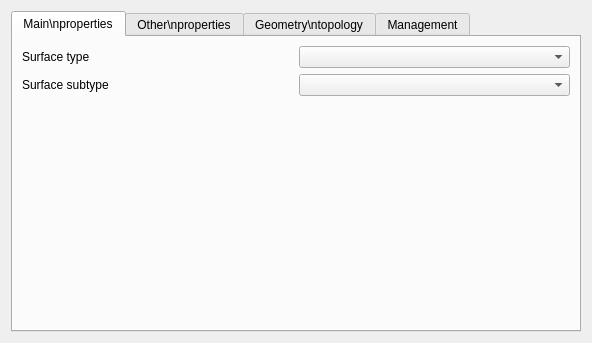
<?xml version="1.0" encoding="UTF-8"?>
<ui version="4.0">
 <class>Form_base3_ud</class>
 <widget class="QWidget" name="Form_base3_ud">
  <property name="geometry">
   <rect>
    <x>0</x>
    <y>0</y>
    <width>592</width>
    <height>343</height>
   </rect>
  </property>
  <property name="windowTitle">
   <string>Form</string>
  </property>
  <layout class="QVBoxLayout" name="verticalLayout_4">
   <item>
    <widget class="QTabWidget" name="tabWidget">
     <property name="currentIndex">
      <number>0</number>
     </property>
     <widget class="QWidget" name="tab">
      <attribute name="title">
       <string>Main\nproperties</string>
      </attribute>
      <layout class="QGridLayout" name="gridLayout_2">
       <item row="0" column="1">
        <widget class="QComboBox" name="comboBox_type"/>
       </item>
       <item row="3" column="0">
        <widget class="QLabel" name="label_3">
         <property name="text">
          <string>Surface subtype</string>
         </property>
        </widget>
       </item>
       <item row="3" column="1">
        <widget class="QComboBox" name="comboBox_subtype"/>
       </item>
       <item row="0" column="0">
        <widget class="QLabel" name="label">
         <property name="text">
          <string>Surface type</string>
         </property>
        </widget>
       </item>
       <item row="4" column="0">
        <spacer name="verticalSpacer">
         <property name="orientation">
          <enum>Qt::Vertical</enum>
         </property>
         <property name="sizeHint" stdset="0">
          <size>
           <width>20</width>
           <height>40</height>
          </size>
         </property>
        </spacer>
       </item>
      </layout>
     </widget>
     <widget class="QWidget" name="tab_2">
      <attribute name="title">
       <string>Other\nproperties</string>
      </attribute>
      <layout class="QGridLayout" name="gridLayout_3">
       <item row="0" column="0">
        <widget class="QLabel" name="label_4">
         <property name="text">
          <string>Inlet flow condition</string>
         </property>
        </widget>
       </item>
       <item row="1" column="1">
        <widget class="QComboBox" name="comboBox_outletflowcondition"/>
       </item>
       <item row="1" column="0">
        <widget class="QLabel" name="label_5">
         <property name="text">
          <string>Outlet flow condition</string>
         </property>
        </widget>
       </item>
       <item row="0" column="1">
        <widget class="QComboBox" name="comboBox_inletflowcondition"/>
       </item>
       <item row="2" column="0">
        <spacer name="verticalSpacer_2">
         <property name="orientation">
          <enum>Qt::Vertical</enum>
         </property>
         <property name="sizeHint" stdset="0">
          <size>
           <width>20</width>
           <height>40</height>
          </size>
         </property>
        </spacer>
       </item>
      </layout>
     </widget>
     <widget class="QWidget" name="tab_3">
      <attribute name="title">
       <string>Geometry\ntopology</string>
      </attribute>
      <layout class="QGridLayout" name="gridLayout_4">
       <item row="0" column="0">
        <widget class="QLabel" name="label_2">
         <property name="text">
          <string>Node link</string>
         </property>
        </widget>
       </item>
       <item row="0" column="1">
        <widget class="QFrame" name="frame_node">
         <property name="frameShape">
          <enum>QFrame::StyledPanel</enum>
         </property>
         <property name="frameShadow">
          <enum>QFrame::Raised</enum>
         </property>
         <layout class="QVBoxLayout" name="verticalLayout"/>
        </widget>
       </item>
      </layout>
     </widget>
     <widget class="QWidget" name="tab_4">
      <attribute name="title">
       <string>Management</string>
      </attribute>
      <layout class="QGridLayout" name="gridLayout_5">
       <item row="1" column="1">
        <widget class="QFrame" name="frame_operator">
         <property name="frameShape">
          <enum>QFrame::StyledPanel</enum>
         </property>
         <property name="frameShadow">
          <enum>QFrame::Raised</enum>
         </property>
         <layout class="QVBoxLayout" name="verticalLayout_3"/>
        </widget>
       </item>
       <item row="0" column="1">
        <widget class="QFrame" name="frame_owner">
         <property name="frameShape">
          <enum>QFrame::StyledPanel</enum>
         </property>
         <property name="frameShadow">
          <enum>QFrame::Raised</enum>
         </property>
         <layout class="QVBoxLayout" name="verticalLayout_2"/>
        </widget>
       </item>
       <item row="1" column="0">
        <widget class="QLabel" name="label_7">
         <property name="text">
          <string>Operator</string>
         </property>
        </widget>
       </item>
       <item row="0" column="0">
        <widget class="QLabel" name="label_6">
         <property name="text">
          <string>Owner</string>
         </property>
        </widget>
       </item>
       <item row="2" column="0">
        <spacer name="verticalSpacer_3">
         <property name="orientation">
          <enum>Qt::Vertical</enum>
         </property>
         <property name="sizeHint" stdset="0">
          <size>
           <width>20</width>
           <height>40</height>
          </size>
         </property>
        </spacer>
       </item>
      </layout>
     </widget>
    </widget>
   </item>
  </layout>
 </widget>
 <resources/>
 <connections/>
</ui>
